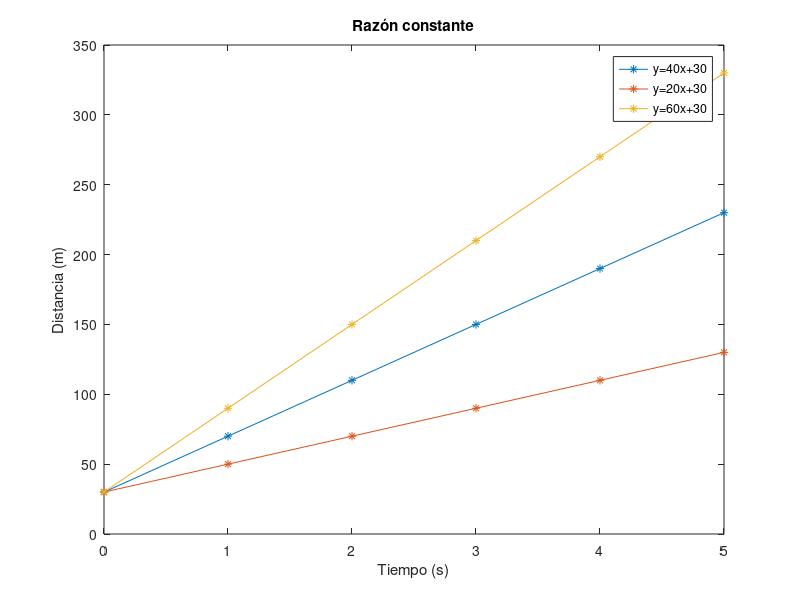

Write MATLAB code to recreate this figure.
x = [0;1;2;3;4;5]; %Eje X
y = 40*x+30; %Eje Y
y1 = 20*x+30;
y2 = 60*x+30;
plot(x,y,'*-') %graficar X y Y
hold on %mantener la gráfica anterior en la figura impresa
plot(x,y1,'*-')
hold on
plot(x,y2,'*-')
hold on
xlabel('Tiempo (s)') %Ponerle nombre al eje X
ylabel('Distancia (m)') %Ponerle nombre al eje X
legend('y=40x+30','y=20x+30','y=60x+30') %Ponerle nombre a la linea
title('Razón constante') %Ponerle nombre al gráfico
